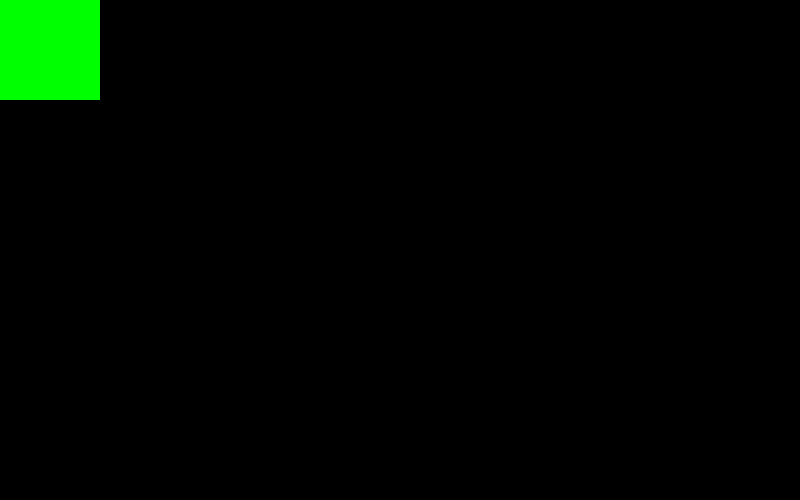
Frame 1 (no input)
Frame 60 (the mouse pressed at the canvas centre just before this capture): identical to frame 1, image omitted
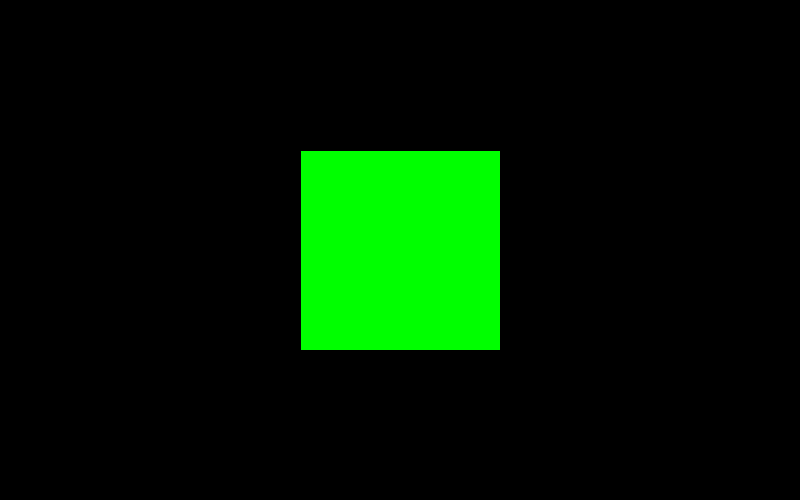
Frame 120 (the mouse held since frame 60 and released just before this capture)

The Processing sketch that drew these frames (run headless with seeded random() and noise(); from frame 60 on, the mouse is pressed at the canvas centre):

// Processing sketch: basic_followMouse
// ── basic_followMouse.pde
//global variables
boolean isHotOut;

void setup() {
  size(800, 500);
}

void draw() {
  background(0);
  if (isHotOut) {
    fill(255, 0, 0);
  }
  else {
    fill(0,255,0);
  }
  rectMode(CENTER);
  rect(mouseX, mouseY, 200,200);

}

void mouseClicked() {
  isHotOut = !isHotOut;

}
